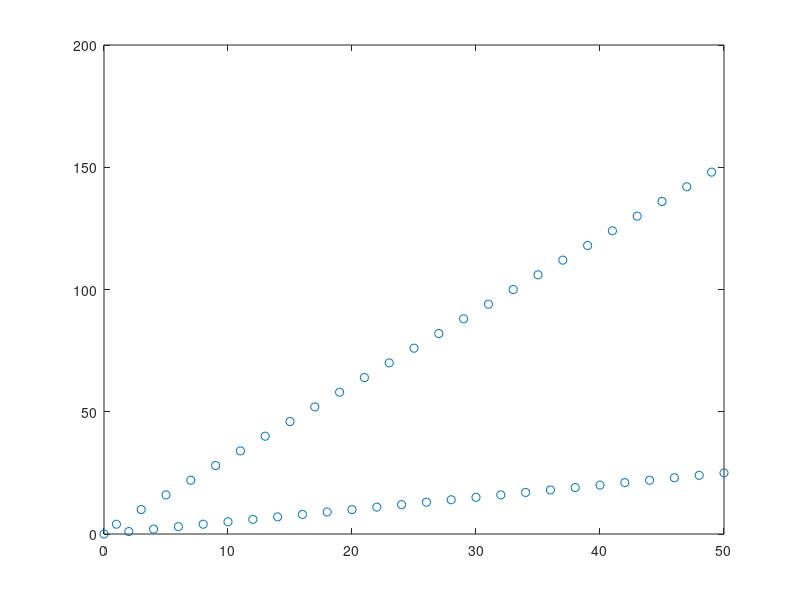

This chart was generated by the following MATLAB code:

x = 0:50;
y = [];
for i = 1:51
  if mod(x(i),2) == 0
    y = [y, x(i)/2];
  else
    y = [y, 3*x(i)+1];
  end
 end
% plot(x,y,'o');

x=0:50;
y=x/2;
y(2:2:end) = 3*x(2:2:end)+1;
 plot(x,y,'o')
